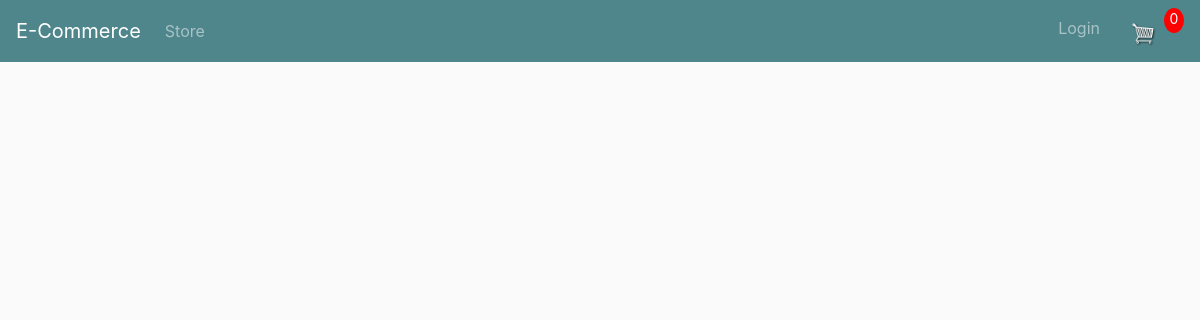
The app's page /, older data.
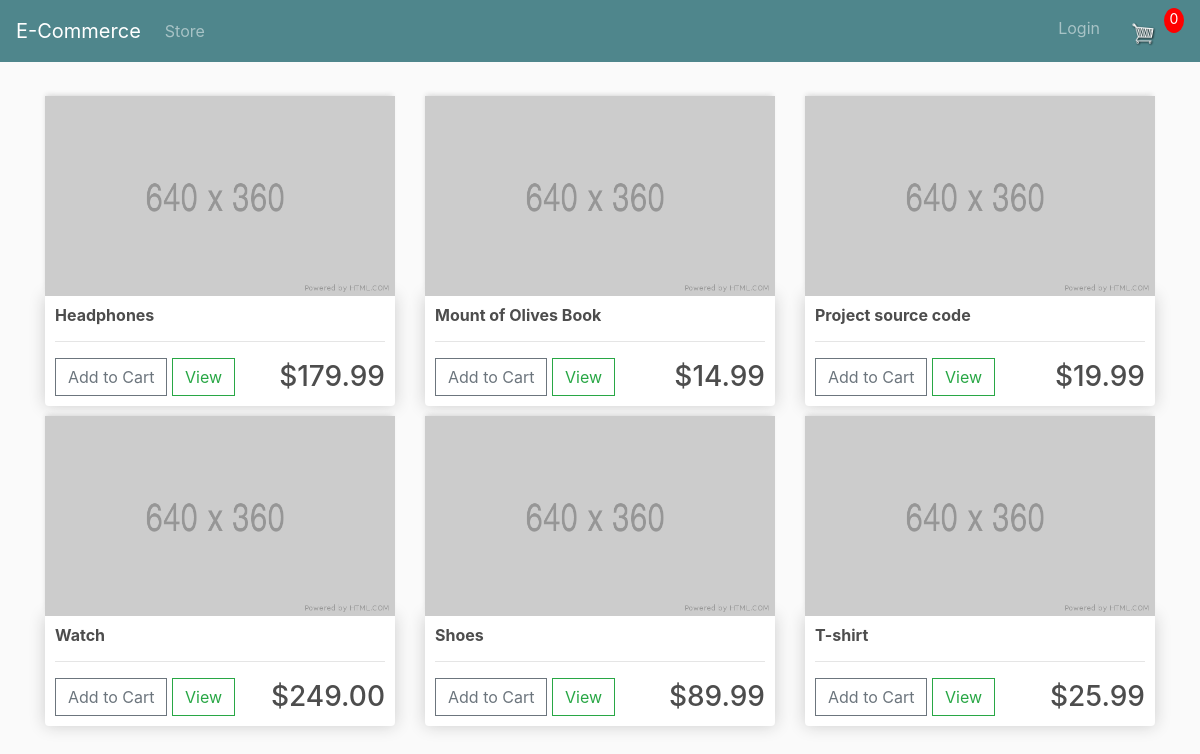
The same page, newer data.
### store/models.py (models this page shows, shortened)
class Product(models.Model):
    name = models.CharField(max_length=200, null=True, blank=True)
    price = models.FloatField()
    digital = models.BooleanField(default=False, null=True, blank=True)
    image = models.ImageField(null=True, blank=True)

### store/views.py (the view)
# urls.py: path('', include("store.urls"))
def store(request):
    products = Product.objects.all()
    context = {'products':products}
    return render(request,"store/store.html",context)

### store/templates/store/store.html
{% extends 'store/base.html' %}
{% load static %}
{% block content %}
    <div class="row">
        {% for product in products %}
        <div class="col-lg-4">
            <img class="thumbnail" src="{% static 'images/ProductTemplate.png' %}" alt="">
            <div class="box-element product">
                <h6><strong>{{ product.name }}</strong></h6>
                <hr>
                <button class="btn btn-outline-secondary add-btn">Add to Cart</button>
                <a class="btn btn-outline-success" href="">View</a>
                <h3 style="display: inline-block; float: right; margin-top: 2px;">
                    ${{product.price|floatformat:2}}
                </h3>
            </div>
        </div>
        {% endfor %}
    </div>
{% endblock content %}

### store/templates/store/base.html (shortened to what this page needs)
{% load static %}
<!DOCTYPE html>
<html lang="en">
<head>
    <link rel="stylesheet" href="https://cdn.jsdelivr.net/npm/bootstrap@4.6.0/dist/css/bootstrap.min.css">
    <link rel="stylesheet" href="{% static 'css/base.css' %}">
</head>
<body>
    <nav class="navbar navbar-expand-lg navbar-dark bg-dark">
        <a class="navbar-brand" href="{% url 'store' %}">E-Commerce</a>
        <div class="collapse navbar-collapse" id="navbarSupportedContent">
            <ul class="navbar-nav mr-auto">
                <li class="nav-item">
                    <a class="nav-link" href="{% url 'store' %}">Store</a>
                </li>
            </ul>
            <div class="form-inline my-2 my-lg-0">
                <div class="navbar-nav">
                    <a class="nav-link" href="#">Login</a>
                    <a class="nav-link" href="{% url 'cart' %}">
                        <img class="chg-quantity" id="cart-icon" src="{% static 'images/cart.png' %}" alt="">
                    </a>
                    <p id="cart-total">0</p>
                </div>
            </div>
        </div>
    </nav>
    <div class="container">
        <br>
        {% block content %}
        {% endblock content %}
    </div>
</body>
</html>

### static/css/base.css (style rules this page uses)
body { background-color: hsl(0, 0%, 98%); }
h1,h2,h3,h4,h5,h6 { color:hsl(0, 0%, 30%); }
.box-element { box-shadow:hsl(0, 0%, 80%) 0 0 16px; background-color: #fff; border-radius: 4px; padding: 10px; }
.thumbnail { width: 100%; height: 200px; -webkit-box-shadow: -1px -3px 5px -2px rgba(214,214,214,1); -moz-box-shadow: -1px -3px 5px -2px rgba(214,214,214,1); box-shadow: -1px -3px 5px -2px rgba(214,214,214,1); }
.product { border-radius: 0 0 4px 4px; }
.bg-dark { background-color: #4f868c!important; }
#cart-icon { width:25px; display: inline-block; margin-left: 15px; }
#cart-total { display: block; text-align: center; color:#fff; background-color: red; width: 20px; height: 25px; border-radius: 50%; font-size: 14px; }
.col-lg-4, .col-lg-6, .col-lg-8, .col-lg-12 { margin-top: 10px; }
.btn { border-radius: 0; }
.chg-quantity { width: 12px; cursor: pointer; display: block; margin-top: 5px; transition:.1s; }

Row changes from the older to the newer data that the page shows:
added Product: name "Headphones", price "179.99"
added Product: name "Mount of Olives Book", price "14.99"
added Product: name "Project source code", price "19.99"
added Product: name "Watch", price "249.00"
added Product: name "Shoes", price "89.99"
added Product: name "T-shirt", price "25.99"
